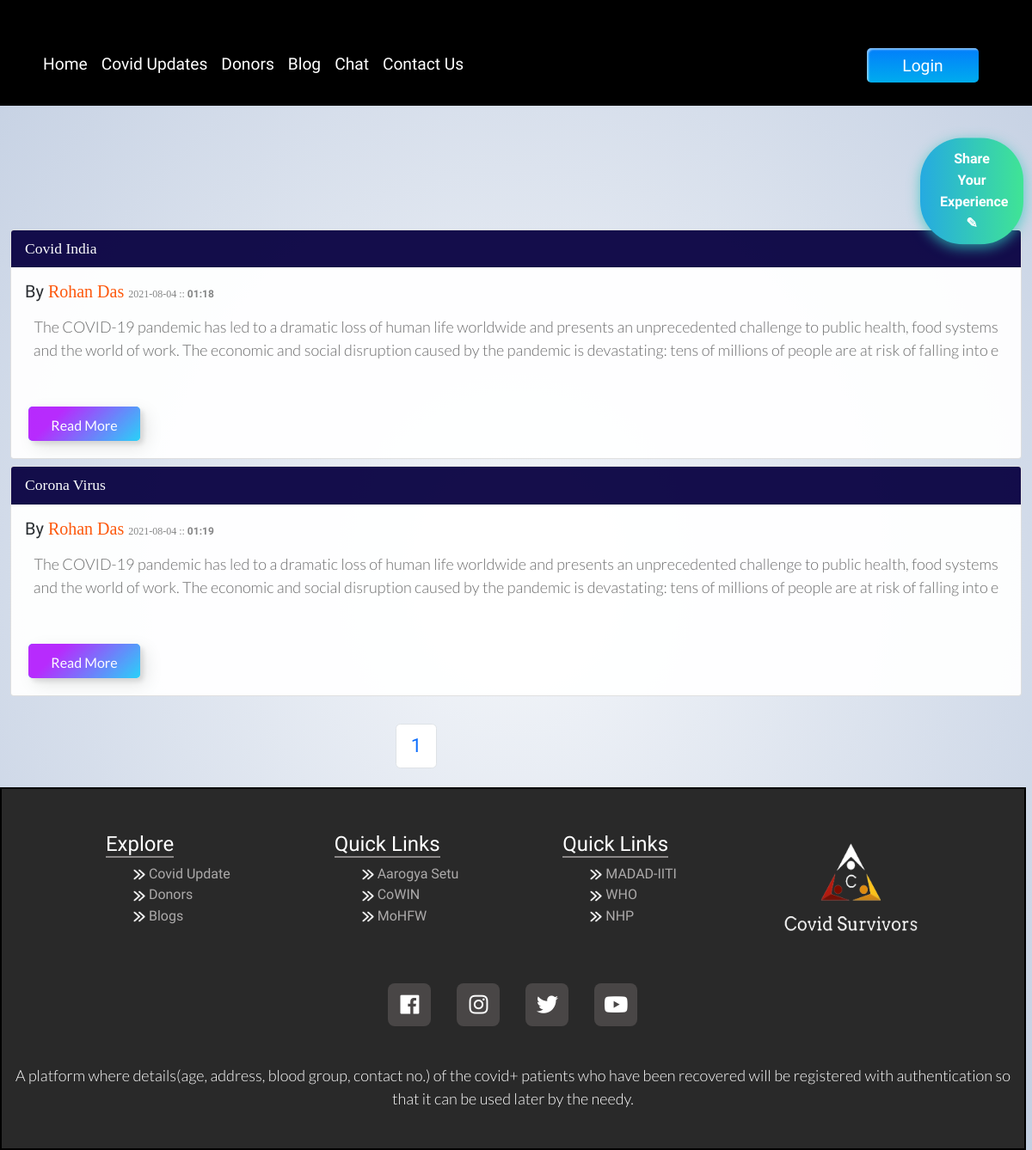
Screenshot of /blog/ with the database file from the repository.
### blog/models.py (models this page shows, shortened)
class Post(models.Model):
    sno=models.AutoField(primary_key=True)
    title=models.CharField(max_length=255)
    author=models.CharField(max_length=50)
    authorUsername=models.CharField(max_length=50, default="")
    Timestamp=models.CharField(max_length=50)
    blog_img = models.ImageField(upload_to='')
    content=models.TextField()

### blog/views.py (the view)
# urls.py: path('', views.blogHome, name='blogHome'),
def blogHome(request):
    post = Post.objects.all().order_by('sno')
    paginator = Paginator(post, 4)
    Page_number = request.GET.get('page')
    Page_obj = paginator.get_page(Page_number)
    return render(request, 'blog/blogHome.html', {"page_obj": Page_obj})

### templates/blog/blogHome.html (shortened to what this page needs)
{% extends 'base.html' %}
{% block body %}
{% load static %}
  <button type="button" id="share" class="btn-hover butto color-1 Shareblg">
<a style="text-decoration: none;  color: rgb(255, 255, 255);" href="/blog/addblog">
  Share Your Experience <span>&#9998</span>
</a>
  </button>
<div class="container" style="max-width: 1200px; opacity: 0.95;">
  {% for post in page_obj %}
  <div class="card my-2 ccc cardd {% cycle 'left1' 'right1' 'left2' 'right2' %}">
    <div class="card-header" style="background-color: rgb(9, 2, 66); margin: 0;">
      <span id="title"> {{post.title}}</span>
    </div>
    <div class="card-body">
      <h5 class="card-title">By <span id="author">{{post.author}}</span> <span id="time">{{post.Timestamp|slice:"0:11"}} :: <b>{{post.Timestamp | slice:"11:16"}} </b> </span></h5>
      <p class="card-text">
        {% autoescape off %}{{post.content|slice:300}}{% endautoescape %}
      </p>
    </div>
    <a href="/blog/{{post.sno}}" >
      <button class="custom-btn btn-9">Read More</button>
    </a>
  </div>
  {% endfor %}
</div>
  <br>
  <div id="pagination">
    <nav aria-label="Page navigation example">
      <ul class="pagination">
        <li class="page-item  right2"><a class="page-link" href="#">{{page_obj.number}}</a></li>
      </ul>
    </nav>
  </div>
{% endblock %}

### templates/base.html (shortened to what this page needs)
<!DOCTYPE html>
<html lang="en">
<head>
  <link href="https://cdn.jsdelivr.net/npm/bootstrap@5.0.2/dist/css/bootstrap.min.css" rel="stylesheet"
>
  <link rel="stylesheet" href="https://cdnjs.cloudflare.com/ajax/libs/font-awesome/5.5.0/css/all.css">
    {% load static %}
    <link rel="stylesheet" href="{% static 'base.css' %}">
</head>
<body>
  <div id="j">
    <header id="i" class="p-3 bg-dark nn tran text-white">
      {% load static %}
      <br>
      <div id="navbar" class="container">
        <div id="navbar2" class="d-flex flex-wrap align-items-center justify-content-center justify-content-lg-start">
          <ul class="nav col-12 col-lg-auto me-lg-auto mb-2 justify-content-center mb-md-0" id="List">
            <li><a href="/" class="nav-link px-2 text-white">Home</a></li>
            <li id="z"><a href="/covidupdates" class="nav-link px-2 text-white">Covid Updates</a></li>
            <li><a href="/donors" class="nav-link px-2 text-white">Donors</a></li>
            <li><a href="/blog" class="nav-link px-2 text-white">Blog</a></li>
            <li><a href="/livechat" class="nav-link px-2 text-white">Chat</a></li>
            <li><a href="/contactus" class="nav-link px-2 text-white">Contact Us</a></li>
          </ul>
          {% if request.user.is_authenticated %}
          <a href="/profile">
            {% if user.first_name|length < 20 %}
            {% if "G" in user.first_name %}
            <button class="custom-btn btn-12"><span>Profile</span><span>Admin &#9881;</span></button>
            {% elif user.first_name == "" %}
            <button class="custom-btn btn-12"><span>Profile</span><span>SuperAdmin &#9881;</span></button>
            {% else %}
            <button class="custom-btn btn-12"><span>Profile</span><span>{{user.first_name}}</span></button>
            {% endif %}
          </a>
            {% else %}
            <button class="custom-btn btn-12"><span>Profile</span><span>{{user.username}}</span></button>
          </a>
            {% endif %}
          {% else %}
          <div class="text-end">
            <a href="/login">
       <button class="custom-btn btn-3"><span>Login</span></button>
            </a>
          </div>
          {% endif %}
        </div>
      </div>
    </header>
  </div>
  {% block body %}
  {% endblock body %}
  {% load static %}
  <div class="total-monal">
    <div class="containermonal">
            <div class="middlesection-mm ">
                <div class="firstmiddle-mm middleblock">
                    <h4><span>Explore</span> </h4>
                    <ul class="middlesection-ul">
                        <li ><img src="{% static "imgs/bullet3.png" %}" class="bulleticon-mm" alt="">
                            <a href="#" class="middlesectionlink">Covid Update</a></li>
                        <li><img src="{% static "imgs/bullet3.png" %}" class="bulleticon-mm" alt="">
                            <a href="#" class="middlesectionlink">Donors</a></li>
                        <li><img src="{% static "imgs/bullet3.png" %}" class="bulleticon-mm" alt="">
                            <a href="#" class="middlesectionlink">Blogs</a></li>
                    </ul>
                </div>
                <div class="secondmiddle-mm middleblock">
                    <h4><span>Quick Links</span> </h4>
                    <ul class="middlesection-ul">
                        <li><img src="{% static "imgs/bullet3.png" %}" class="bulleticon-mm" alt="">
                            <a href="https://www.aarogyasetu.gov.in/" class="middlesectionlink" target="_blank">Aarogya Setu</a></li>
                        <li><img src="{% static "imgs/bullet3.png" %}" class="bulleticon-mm" alt="">
                            <a href="https://www.cowin.gov.in/" class="middlesectionlink" target="_blank">CoWIN</a></li>
                        <li><img src="{% static "imgs/bullet3.png" %}" class="bulleticon-mm" alt="">
                            <a href="https://www.mohfw.gov.in/" class="middlesectionlink" target="_blank">MoHFW</a></li>
                    </ul>
                </div>
                <div class="thirdmiddle-mm middleblock">
                    <h4><span>Quick Links</span></h4>
                    <ul class="middlesection-ul">
                        <li><img src="{% static "imgs/bullet3.png" %}" class="bulleticon-mm" alt="">
                           <a href="https://madad-covid.in/" class="middlesectionlink" target="_blank">MADAD-IITI</a></li>
                        <li><img src="{% static "imgs/bullet3.png" %}" class="bulleticon-mm" alt="">
                            <a href="https://www.who.int/emergencies/diseases/novel-coronavirus-2019?gclid=Cj0KCQjwsqmEBhDiARIsANV8H3Z9S2QOOEpwE5kNxleFkJ0lr57jaTgfQk7WJOBPfwKZ-XJP8ZJib-4aAqSgEALw_wcB" class="middlesectionlink" target="_blank">WHO</a></li>
                        <li><img src="{% static "imgs/bullet3.png" %}" class="bulleticon-mm" alt="">
                            <a href="https://www.nhp.gov.in/" class="middlesectionlink" target="_blank">NHP</a></li>
                    </ul>
                </div>
                <div class="fourthmiddle-mm middleblock">
               <img src="{% static "imgs/logo2.png" %}" alt="">
                </div>
            </div>
            <div class="bottomsection-mm">
                <div class="socialicons-mm">
                    <a href=""><i class="fab fa-facebook"></i> </a>
                    <a href=""><i class="fab fa-instagram"></i> </a>
                    <a href=""><i class="fab fa-twitter"></i> </a>
                    <a href=""><i class="fab fa-youtube"></i> </a>
                </div>
                <p>A platform where details(age, address, blood group, contact no.) of the covid+ patients who have been recovered will be registered with authentication so that it can be used later by the needy.
                </p>
            </div>
    </div>
</div>
</body>
</html>

### home/static/base.css (style rules this page uses)
body { background-image: radial-gradient(#f5f7fa , #c3cfe2); font-family: 'Times New Roman', Times, serif; }
p { font-family: 'Lato', sans-serif; font-weight: 300; text-align: center; font-size: 18px; color: #676767; }
button { margin: 20px; }
.custom-btn { width: 130px; height: 40px; color: #fff; border-radius: 5px; padding: 10px 25px; font-family: 'Lato', sans-serif; font-weight: 500; background: transparent; cursor: pointer; transition: all 0.3s ease; position: relative; display: inline-block; box-shadow:inset 2px 2px 2px 0px rgba(255,255,255,.5), 7px 7px 20px 0px rgba(0,0,0,.1), 4px 4px 5px 0px rgba(0,0,0,.1); outline: none; }
.btn-3 { background: rgb(0,172,238); background: linear-gradient(0deg, rgba(0,172,238,1) 0%, rgba(2,126,251,1) 100%); width: 130px; height: 40px; line-height: 42px; padding: 0; border: none; }
.btn-3 span { position: relative; display: block; width: 100%; height: 100%; }
.btn-3:before, .btn-3:after { position: absolute; content: ""; right: 0; top: 0; background: rgba(2,126,251,1); transition: all 0.3s ease; }
.btn-3:before { height: 0%; width: 2px; }
.btn-3:after { width: 0%; height: 2px; }
.btn-3 span:before, .btn-3 span:after { position: absolute; content: ""; left: 0; bottom: 0; background: rgba(2,126,251,1); transition: all 0.3s ease; }
.btn-3 span:before { width: 2px; height: 0%; }
.btn-3 span:after { width: 0%; height: 2px; }
.btn-9 { border: none; transition: all 0.3s ease; overflow: hidden; }
.btn-9:after { position: absolute; content: " "; z-index: -1; top: 0; left: 0; width: 100%; height: 100%; background-color: #1fd1f9; background-image: linear-gradient(315deg, #1fd1f9 0%, #b621fe 74%); transition: all 0.3s ease; }

### templates/blog/blogHome.html (style rules this page uses)
#pagination { margin: auto; width: 200px; zoom: 1.4; }
#share { margin: 10px; }
.left1 { animation: left1 0.3s ease-out 1 forwards; }
.right1 { position: relative; right: -200px; visibility: hidden; animation: right1 0.3s ease-out 1 0.2s forwards; }
.right2 { position: relative; right: -200px; visibility: hidden; animation: right1 0.3s ease-in 1 0.7s forwards; }
.ccc { transition: all 0.6s; }
.Shareblg { position: -webkit-sticky; position: sticky; top: 20vh; left: 90vw; font-family: -apple-system, BlinkMacSystemFont, 'Segoe UI', Roboto, Oxygen, Ubuntu, Cantarell, 'Open Sans', 'Helvetica Neue', sans-serif; }
#title { color: rgb(255, 255, 255); font-size: 1.1em; font-family: Georgia, 'Times New Roman', Times, serif; }
#author { color: rgb(255, 81, 0); font-family: Georgia, 'Times New Roman', Times, serif; }
#time { font-size: 0.6em; font-family: 'Times New Roman', Times, serif; color: gray; }
.butto { display: block; min-width: 70px; max-width: 110px; }

### rows the page displays
Post: title "Covid India", author "Rohan Das", Timestamp "2021-08-04", Timestamp "01:18", content "The COVID-19 pandemic has led to a dramatic loss of human life worldwide and presents an unprecedented challenge to public health, food systems and the world of work. The economic and social disruption caused by the pandemic is devastating: tens of millions of people are at risk of falling into e"
Post: title "Corona Virus", author "Rohan Das", Timestamp "2021-08-04", Timestamp "01:19", content "The COVID-19 pandemic has led to a dramatic loss of human life worldwide and presents an unprecedented challenge to public health, food systems and the world of work. The economic and social disruption caused by the pandemic is devastating: tens of millions of people are at risk of falling into e"

### other values shown
{{ page_obj.number }} "1"
